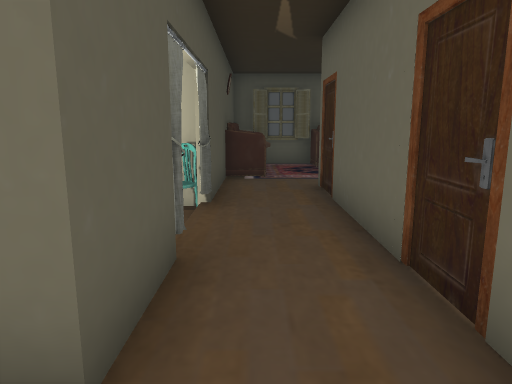
[1] (above)

16 first-person views from a walk through a Unity game level. The camera is 1.3 m above the floor, tilts 10° down and sees 70° across. Doors are open. The floor is counted in squares, 1 m on a side. Each view is taken from the middle of a square. On the plan, view 1 faces up. The plan holds only what a view shows up to about 15 squares ahead; the rest is blank. The place goes on beyond the plan. The player character is not drawn. Some surface patterns are stand-ins.

[2]
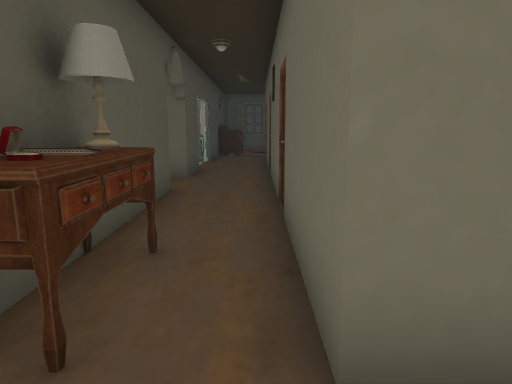

[3]
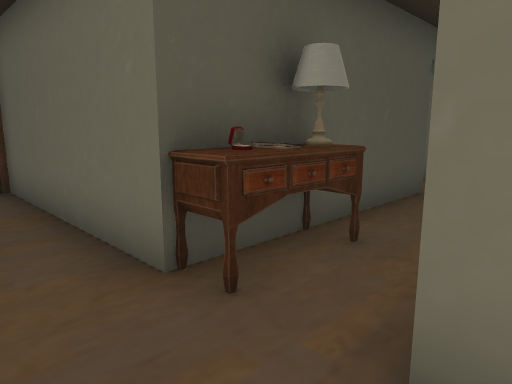

[4]
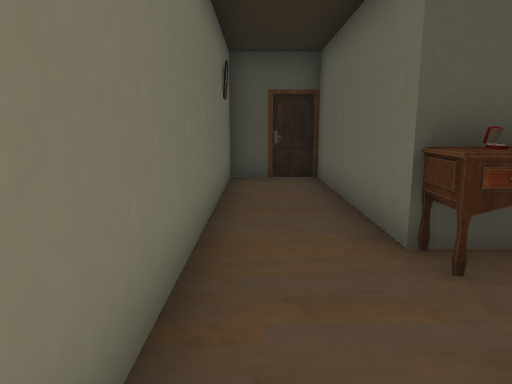

[5]
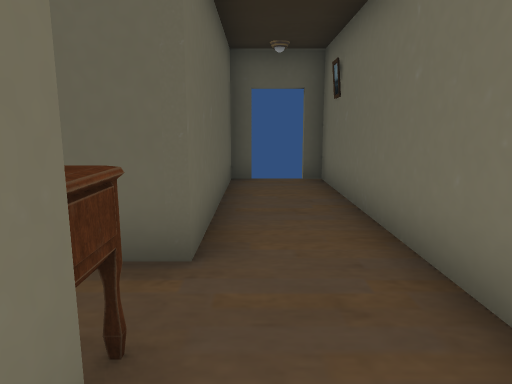

[6]
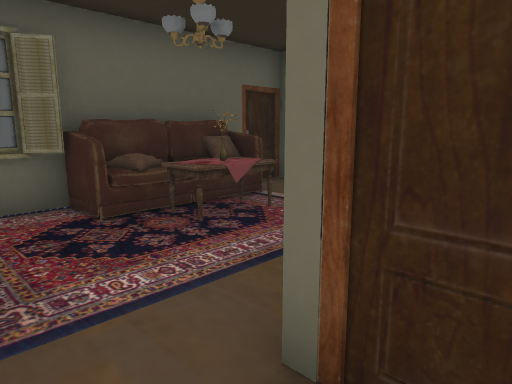

[7]
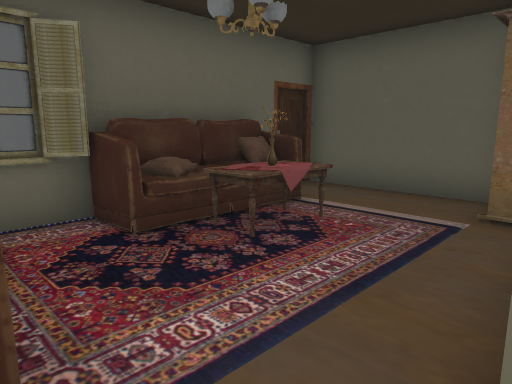

[8]
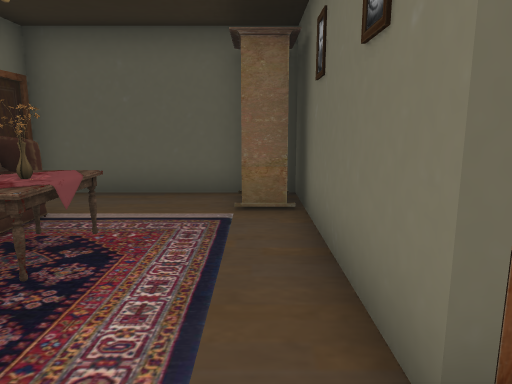

[9]
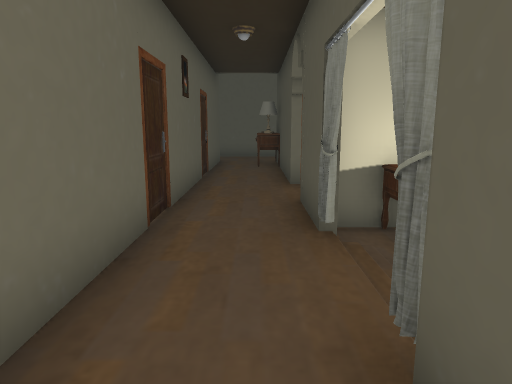

[10]
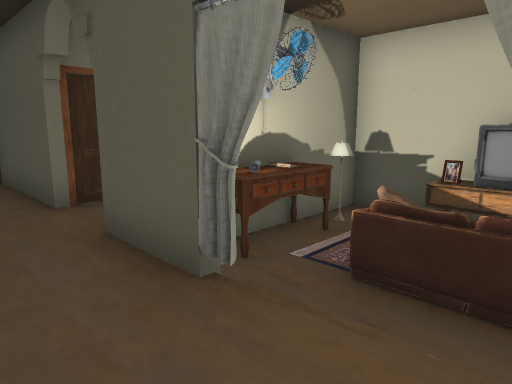

[11]
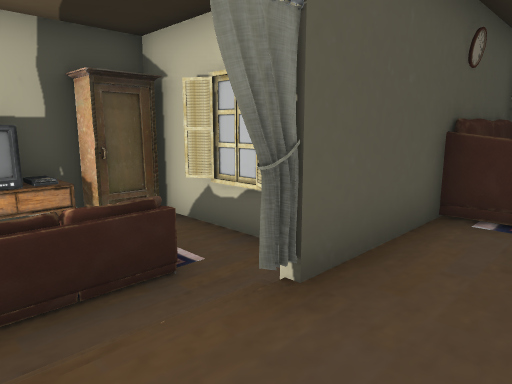

[12]
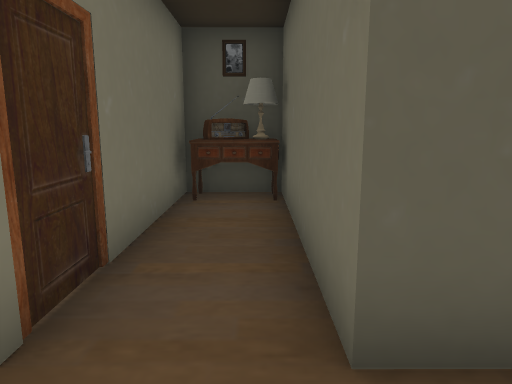

[13]
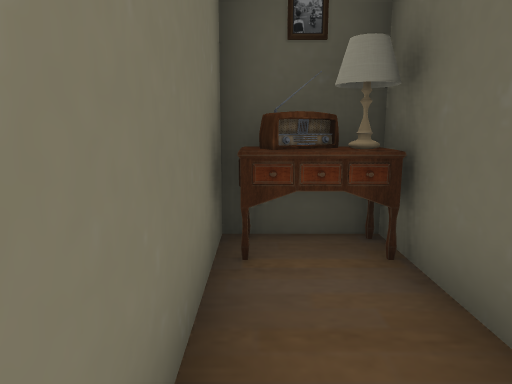

[14]
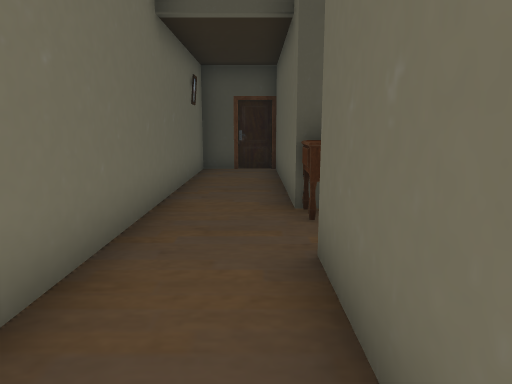

[15]
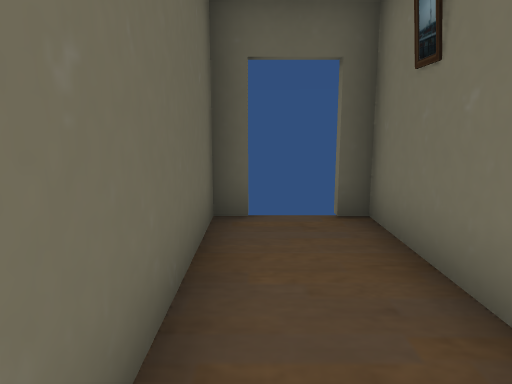

[16]
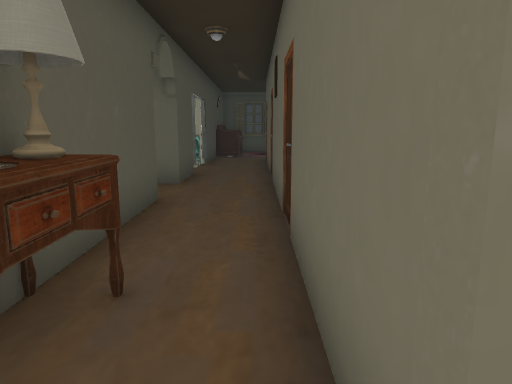

### Floor plan
Points are (right, up) in squares from view 1. A wall is a line through its corners. A room is listed if a view was taken in it or the views show most of it. See-through windows are left out.
Room 1 (views 1, 2, 3, 4, 5, 6, 7, 8, 9, 10, 11, 12, 14, 15, 16)
walls: (-0.8, 3.8) (-0.9, 3.4); (-1, 3.9) (-0.7, 3.6); (-0.9, 4) (-0.7, 3.4); (-1, 4) (-0.9, 3.8) (-1, 3.5); (-0.7, 4.3) (-0.6, 3.8); (-1, 4.1) (-0.7, 3.6); (-0.9, 4.3) (-0.8, 3.5); (-0.9, 4.3) (-0.7, 3.7); (-0.8, -0.4) (-0.8, -6.4) (-6.6, -6.4) (-6.6, -8.7) (7.3, -8.7) (7.3, -6.4) (2.4, -6.4); (-0.8, 4.4) (-0.8, 1.5); (-0.7, 6) (-0.9, 5.6); (-0.9, 6.3) (-0.8, 6.1) (-1, 5.6); (-1, 6.4) (-0.8, 5.5); (1.4, -5.6) (1.4, 8.2) (7.3, 8.2) (7.3, 13.4) (5.6, 13.4); (0, 13.4) (-0.8, 13.4) (-0.8, 5.6); (3.2, 13.4) (0.6, 13.4) (-0.1, 13)
ways out: opening at (-1.5, 0.5) to room 2; opening at (-1, 5) to room 2; open door at (7.5, -7.5)
objects: other object (0, -6); other object (0, -5); other object (0, -4); other object (0, 10) to (0, 12); other object (2, 12) to (5, 13); other object (3, 11) to (4, 12); other object (6, 9) to (7, 9)
Room 2 (view 13)
walls: (-2.5, 1.8) (-1.4, 1.8); (-5.4, 1.5) (-6.4, 1.5) (-6.4, -0.5); (-6.4, 4.2) (-6.4, 1.8); (-0.8, 1.5) (-2.5, 1.5); (-5.2, -0.4) (-0.8, -0.4); (-3.9, 7.9) (-4.4, 7.6); (-1.2, 8) (-6, 8)
ways out: opening at (-1.5, 0.5) to room 1; opening at (-1, 5) to room 1
objects: other object (-6, 0); other object (-6, 1); other object (-6, 4) to (-6, 5); other object (-6, 6); other object (-6, 7); other object (-5, 2); other object (-4, 3) to (-3, 3); other object (-3, 2); other object (-3, 4) to (-3, 6); other object (-2, 7)

Where each view was taken, in squares from view 1:
view 1: 0 up, 0 right, facing up
view 2: 8 down, 1 right, facing up
view 3: 8 down, 2 right, facing up-left
view 4: 8 down, 3 right, facing left
view 5: 7 down, 2 left, facing right
view 6: 7 up, 0 right, facing up-right
view 7: 8 up, 0 right, facing up-right
view 8: 9 up, 0 right, facing right
view 9: 8 up, 0 right, facing down
view 10: 6 up, 1 right, facing down-left
view 11: 4 up, 1 right, facing up-left
view 12: 1 up, 1 right, facing left
view 13: 0 up, 2 left, facing left
view 14: 7 down, 5 right, facing left
view 15: 7 down, 2 right, facing right
view 16: 7 down, 1 right, facing up
